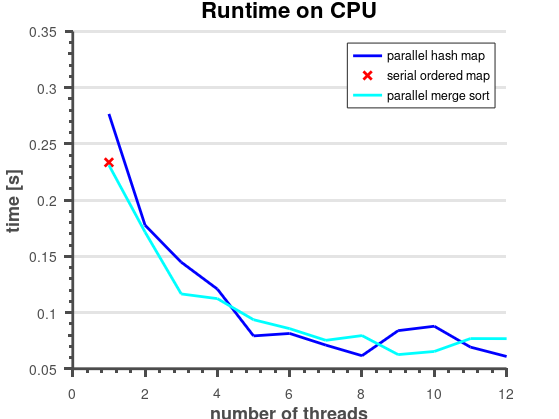

The MATLAB source for this figure:
clear;
clc;
close all;

t_p_hash = importdata('build/result_hash_map.txt');
t_s_map = importdata('build/result_map.txt');
t_p_merge_sort = importdata('build/result_merge_sort.txt');
t_sparse_kernel = importdata('build/result_sparse_kernel_merge_sort.txt');



hold on;


hTitle  = title ('Runtime on CPU');
hXLabel = xlabel('number of threads', 'FontSize',13);
hYLabel = ylabel('time [s]', 'FontSize',13);

num_cores = 1 : length(t_p_hash);
plot(num_cores, t_p_hash, 'b','LineWidth',2);

num_cores = 1 : length(t_s_map);
plot(num_cores, t_s_map, 'xr','LineWidth',2);

num_cores = 1 : length(t_p_merge_sort);
plot(num_cores, t_p_merge_sort, 'c','LineWidth',2);

hLegend = legend('parallel hash map', 'serial ordered map', 'parallel merge sort', 'Location', 'northeast')


% 
% hTitle  = title ('Runtime on CPU with varying Filter Density');
% hXLabel = xlabel('Sparsity of Filter', 'FontSize',13);
% hYLabel = ylabel('Time [s]', 'FontSize',13);
% 
% num_samples = 1 : length(t_sparse_kernel);
% density_samples = 1 - num_samples / length(t_sparse_kernel);
% plot(fliplr(density_samples), fliplr(t_sparse_kernel), 'c','LineWidth',2);


set( gca                       , ...
    'FontName'   , 'Helvetica' );
%set([hTitle, hXLabel, hYLabel], ...
%    'FontName'   , 'AvantGarde');
% set([hLegend, gca]             , ...
%     'FontSize'   , 14          , ...
%     'Box', 'off');
set([hXLabel, hYLabel]  , ...
    'fontweight','Bold'       , ...
    'FontSize'   , 13          );
set( hTitle                    , ...
    'FontSize'   , 16          );

set(gca, ...
  'Box'         , 'off'     , ...
  'TickDir'     , 'out'     , ...
  'TickLength'  , [.02 .02] , ...
  'XMinorTick'  , 'on'      , ...
  'YMinorTick'  , 'on'      , ...
  'YGrid'       , 'on'      , ...
  'XGrid'       , 'off'      , ...
  'XColor'      , [.3 .3 .3], ...
  'YColor'      , [.3 .3 .3], ...
  'LineWidth'   , 2         );

set(gcf, 'PaperPositionMode', 'auto');
print -depsc2 'build/finalPlot1.eps'